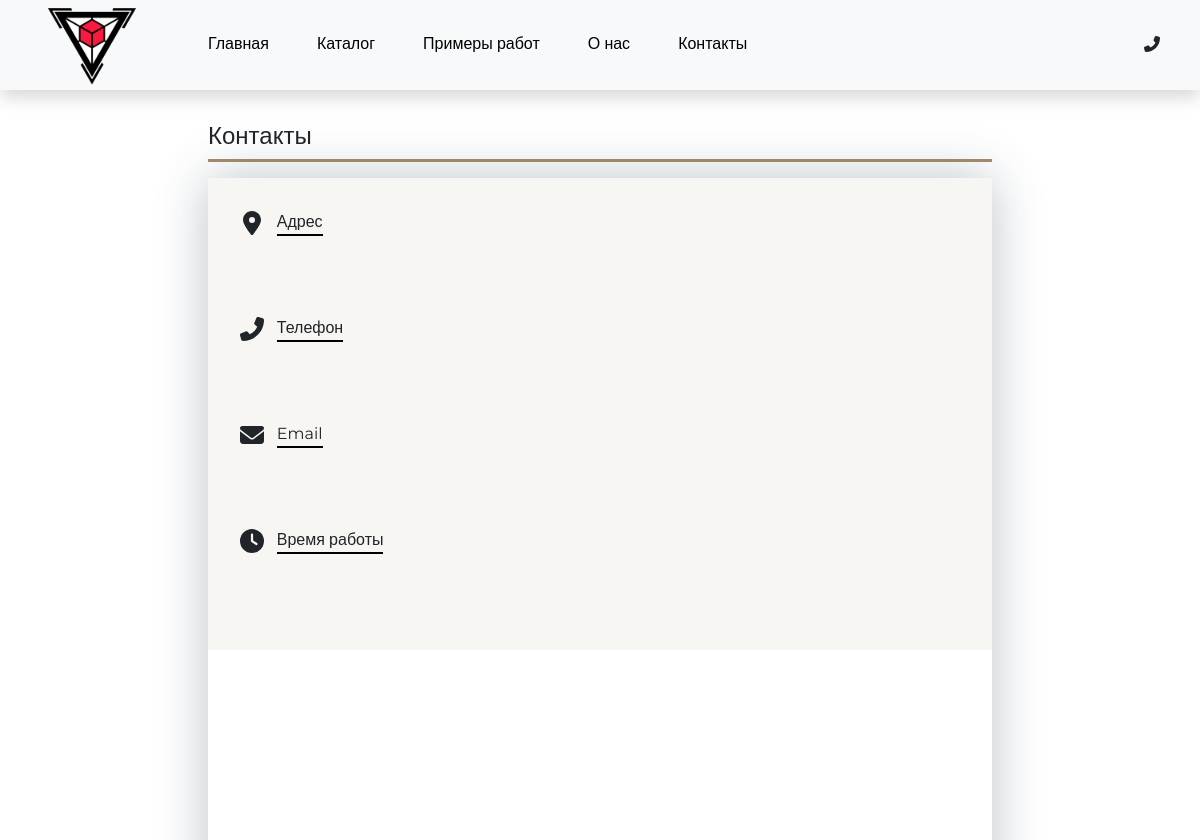
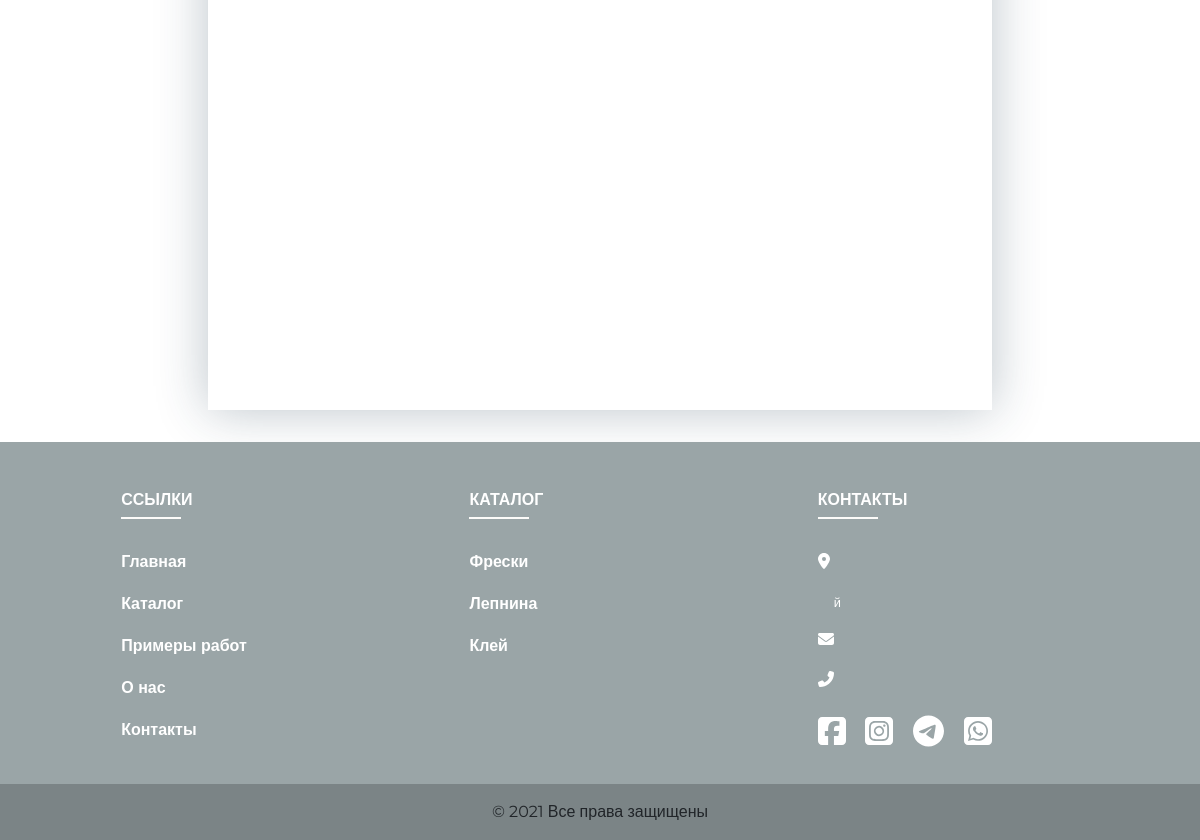
Page /contacts on the earlier database version (2 pictures, top to bottom).
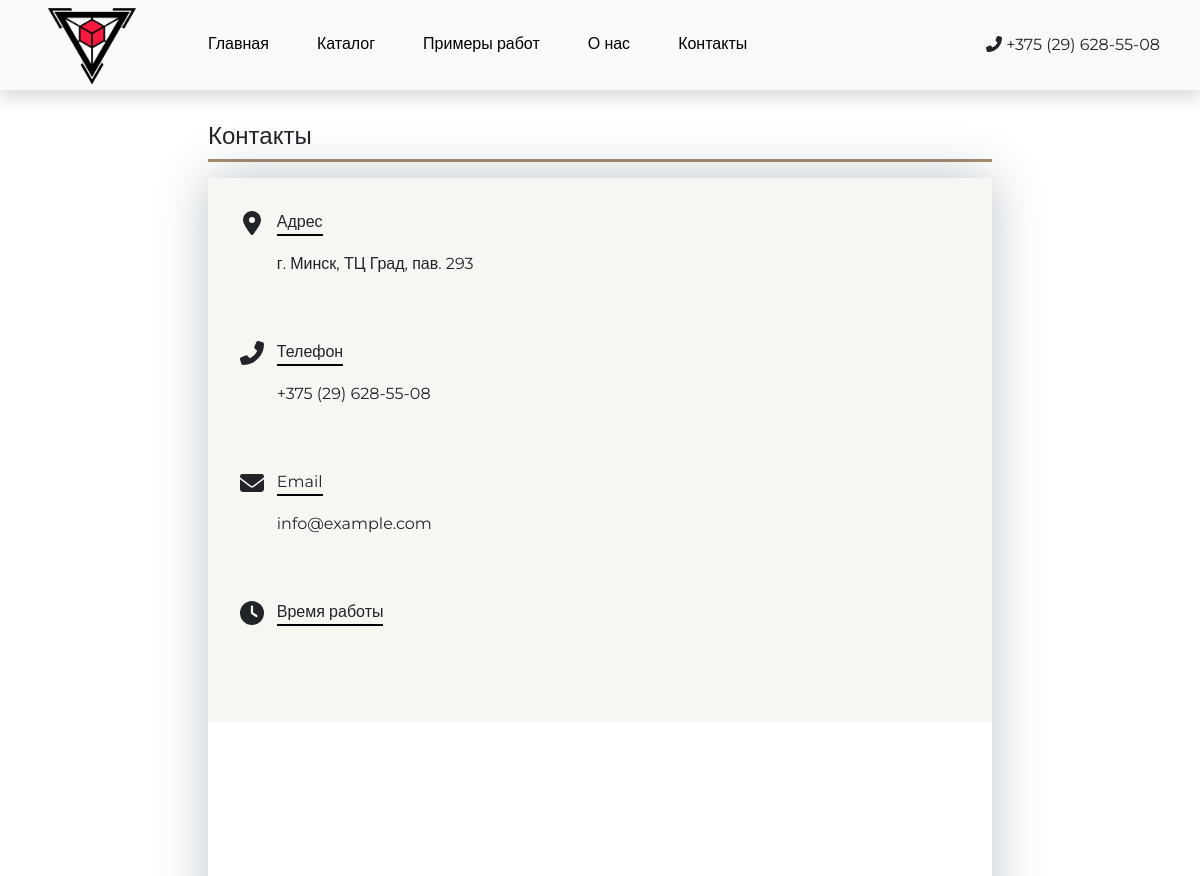
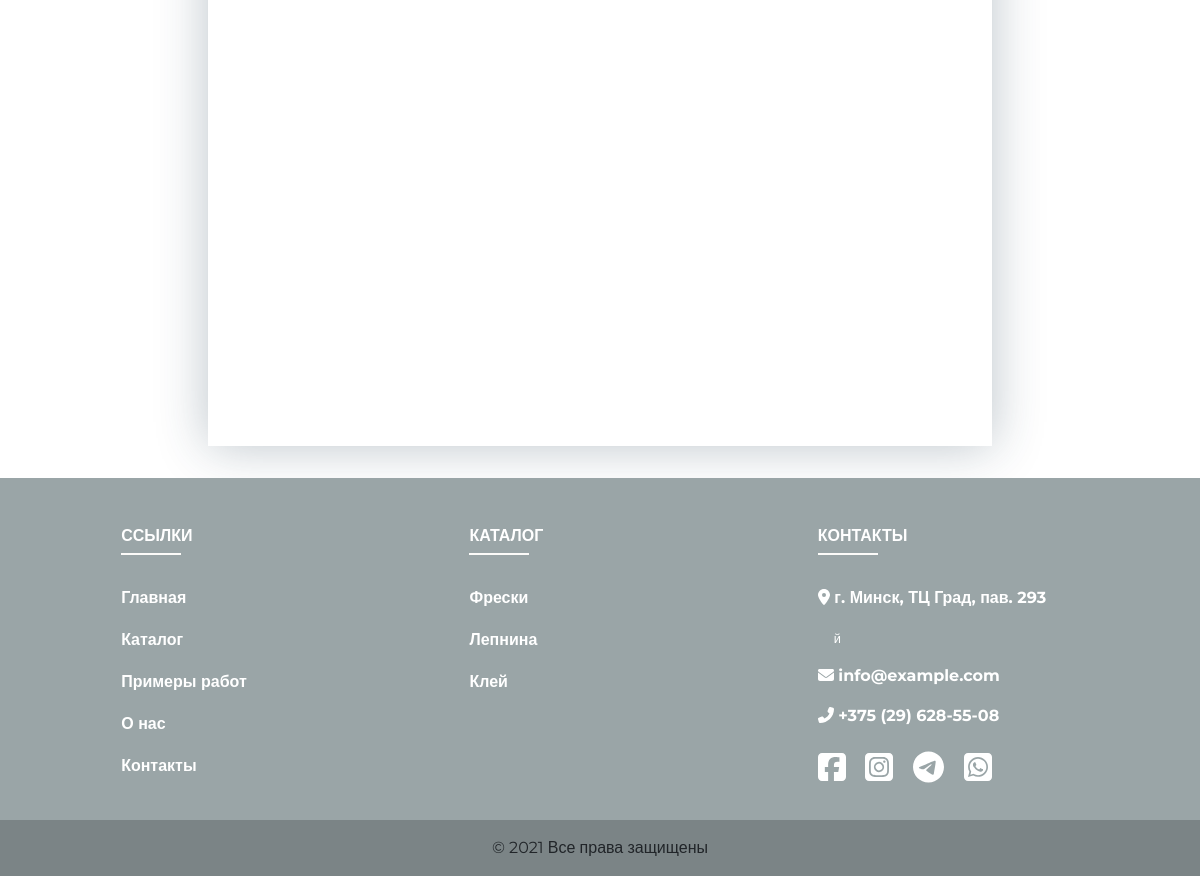
Same page on the later database version (2 pictures, top to bottom).
### common/models.py (models this page shows, shortened)
class Contact(models.Model):
    CONTACT_CHOICES = (
        ('Адрес', 'Адрес'),
        ('Телефон', 'Телефон'),
        ('Email', 'Email'),
        ('Расписание', 'Расписание')
    )
    tag = models.CharField(max_length=15, unique=True, verbose_name='Тип',
                           choices=CONTACT_CHOICES, default='Адрес')
    value = models.CharField(max_length=250, unique=True, verbose_name='Значение')
    class Meta:
        verbose_name = 'Контакт'
        verbose_name_plural = 'Контакты'

### common/views.py (the view)
# urls.py: path('contacts', views.contacts, name='contacts'),
def contacts(request):
    return render(request, 'common/contacts.html')

### common/context_processors.py (called while the page is built)
def pages(request):
    contacts_dict = get_contacts_dict(list(Contact.objects.all()))
    return {'contacts': contacts_dict}

def get_contacts_dict(contacts_list) -> dict:
    contacts_dict = dict()
    for contact in contacts_list:
        if contact.tag == 'Расписание':
            value = contact.value.split('|')
        else:
            value = contact.value
        contacts_dict[contact.tag] = value
    return contacts_dict

### templates/common/contacts.html (shortened to what this page needs)
<!DOCTYPE html>
{% extends 'base.html' %}
{% block main_block %}
    <div class="container-fluid page-header">
        <div class="w-100 page-header-underline">
            <h4>Контакты</h4>
        </div>
        <div class="w-100 examples-cards container-fluid contact-block">
            <div class="contact-row row row-cols-1 row-cols-xxl-2 row-cols-xxxl-4">
                <div class="col contact-cell">
                    <div class="d-flex">
                        <i class="fas fa-map-marker-alt contact-icon"></i>
                        <div style="padding-left: 0.8rem">
                            <p class="text-dark contacts mb-0 header" style="border-bottom: 2px solid black">
                                Адрес
                            </p>
                        </div>
                    </div>
                    <div class="w-100 contact-text">
                        <p class="mb-0">
                            {{ contacts.Адрес }}
                        </p>
                    </div>
                </div>
                <div class="col contact-cell">
                    <div class="d-flex">
                        <i class="fas fa-phone-alt contact-icon"></i>
                        <div style="padding-left: 0.8rem">
                            <p class="text-dark contacts mb-0 header" style="border-bottom: 2px solid black">
                                Телефон
                            </p>
                        </div>
                    </div>
                    <div class="w-100 contact-text">
                        <p class="mb-0">
                            {{ contacts.Телефон }}
                        </p>
                    </div>
                </div>
                <div class="col contact-cell">
                    <div class="d-flex">
                        <i class="fas fa-envelope contact-icon"></i>
                        <div style="padding-left: 0.8rem">
                            <p class="text-dark contacts mb-0 header" style="border-bottom: 2px solid black">
                                Email
                            </p>
                        </div>
                    </div>
                    <div class="w-100 contact-text">
                        <p class="mb-0">
                            {{ contacts.Email }}
                        </p>
                    </div>
                </div>
                <div class="col contact-cell">
                    <div class="d-flex">
                        <i class="fas fa-clock contact-icon"></i>
                        <div style="padding-left: 0.8rem">
                            <p class="text-dark contacts mb-0 header" style="border-bottom: 2px solid black">
                                Время работы
                            </p>
                        </div>
                    </div>
                    <div class="w-100 contact-text">
                        <p class="mb-0">
                            <br>
                            <br>
                        </p>
                    </div>
                </div>
            </div>
            <div class="container-fluid map">
                <iframe src="https://www.google.com/maps/embed?pb=!1m18!1m12!1m3!1d14282.746814565193!2d27.463181473315732!3d53.93208301695492!2m3!1f0!2f0!3f0!3m2!1i1024!2i768!4f13.1!3m3!1m2!1s0x46dbc4e73bbfd94d%3A0x63630f399efae2fa!2z0JPQoNCQ0JQg0KLQntCg0JPQntCS0KvQmSDQptCV0J3QotCgINCe0J7QniDQotCe0KDQk9Ce0JLQq9CZINCm0JXQndCi0KAg0KHQmNCi0JjQk9Cg0JDQlA!5e0!3m2!1sru!2sby!4v1619115085353!5m2!1sru!2sby"
                        width="100%" height="600" style="border:0;" allowfullscreen="" loading="lazy"></iframe>
            </div>
        </div>
    </div>
{% endblock %}

### templates/base.html (shortened to what the changed rows need)
<!DOCTYPE html>
{% load static %}
<html lang="en">
<head>
    <link href="https://cdn.jsdelivr.net/npm/bootstrap@5.0.0-beta2/dist/css/bootstrap.min.css" rel="stylesheet"
>
    <link href="{% static 'css/main.css' %}" rel="stylesheet">
</head>
<body class="d-flex flex-column h-100 montserrat-font">
<nav class="navbar navbar-expand-lg navbar-light bg-light sticky-top" id="mainNav">
    <div class="container-fluid">
        <div class="container-fluid collapse navbar-collapse nav-links" id="navbarSupportedContent">
            <ul class="navbar-nav">
                <li class="nav-item">
                </li>
                <li class="nav-item">
                </li>
                <li class="nav-item">
                </li>
                <li class="nav-item">
                </li>
                <li class="nav-item">
                </li>
            </ul>
            <p class="text-black contacts nav-contact">
                <i class="fas fa-phone-alt mr-3"></i>
                {{ contacts.Телефон }}
            </p>
        </div>
    </div>
</nav>
{% block main_block %}
{% endblock %}
<footer class="footer footer-bg">
    <section class="">
        <div class="container text-center text-md-start mt-5">
            <div class="row mt-3">
                <div class="col-md-4 col-lg-3 col-xl-3 mx-auto mb-md-0 mb-4">
                    <h6 class="text-uppercase text-white fw-bold cursor-default">Контакты</h6>
                    <hr
                            class="mb-4 mt-0 d-inline-block mx-auto"
                            style="width: 60px; background-color: #fcfbf9; height: 2px;opacity: 100;"
                    />
                    <p class="text-white contacts fw-bold mb-0">
                        <i class="fas fa-map-marker-alt mr-3"></i>
                        {{ contacts.Адрес }}
                    </p>
                    <p class="text-white contacts" style="font-size: 0.8rem; margin-left: 1rem">{{ contacts.Расписание.0}} {{ contacts.Расписание.1}}
                        <br>
                        {{ contacts.Расписание.2}}й</p>
                    <p class="text-white contacts fw-bold">
                        <i class="fas fa-envelope mr-3"></i>
                        {{ contacts.Email }}
                    </p>
                    <p class="text-white contacts fw-bold">
                        <i class="fas fa-phone-alt mr-3"></i>
                        {{ contacts.Телефон }}
                    </p>
                    <p class="text-white" style="font-size: 2rem">
                        <a href="#" class="social-link">
                        </a>
                        <a href="#" class="social-link">
                        </a>
                        <a href="#" class="social-link">
                        </a>
                        <a href="#" class="social-link">
                        </a>
                    </p>
                </div>
            </div>
        </div>
    </section>
</footer>
</body>
</html>

Differences in the rows shown:
added Contact: Телефон "+375 (29) 628-55-08"
added Contact: Адрес "г. Минск, ТЦ Град, пав. 293"
added Contact: Email "info@example.com"
